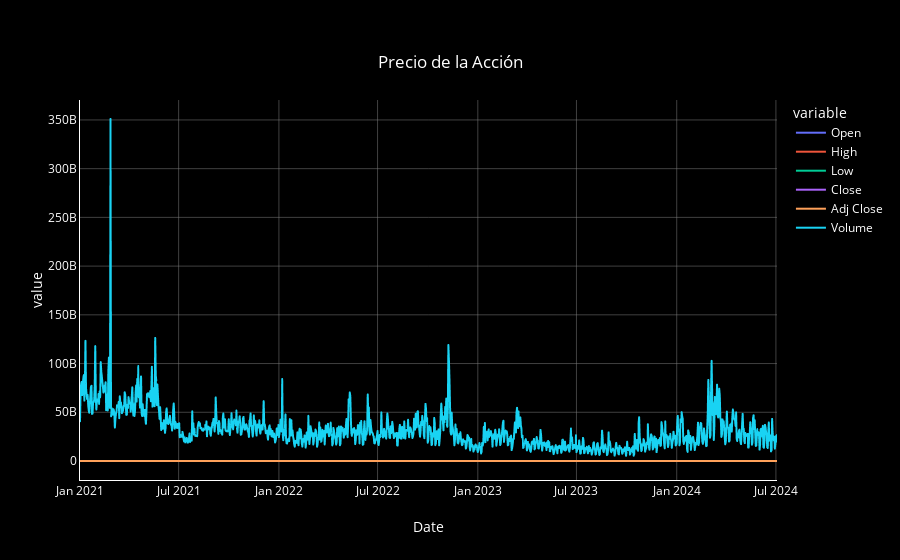

The cell this chart's notebook holds for it:
### Code cell
# Using plotly.express
import plotly.express as px


# crear lista de acciones
portfolio = ['APPL', 'MSFT', 'TSLA', 'META', 'GOOG', 'NFLX', 'SPOT', '^GSPC', '^IXIC', 'BTC-USD']
# Obtener datos históricos de una acción
data = yf.download('BTC-USD', start='2021-01-01', end=None)

data


fig = px.line(data, x=data.index, y=data.columns,
              color_discrete_sequence=px.colors.qualitative.Plotly,
              title='Precio de la Ación')
# Personalización del gráfico
fig.update_layout(
    plot_bgcolor='black',
    paper_bgcolor='black',
    font=dict(color='white'),
    title={
        'text': "Precio de la Acción",
        'y':0.9,
        'x':0.5,
        'xanchor': 'center',
        'yanchor': 'top'
    },
    xaxis=dict(
        showgrid=True,          # Mostrar la cuadrícula en el eje x
        gridcolor='gray',       # Color de las líneas de cuadrícula
        gridwidth=0.5,          # Ancho de las líneas de cuadrícula
        linecolor='white'       # Color de la línea del eje
    ),
    yaxis=dict(
        showgrid=True,          # Mostrar la cuadrícula en el eje y
        gridcolor='gray',       # Color de las líneas de cuadrícula
        gridwidth=0.5,          # Ancho de las líneas de cuadrícula
        linecolor='white'       # Color de la línea del eje
    )
)

# Mostrar el gráfico
fig.show()

### Figure 1 — Plotly figure (JSON) as saved in the notebook; plotly's stock layout.template omitted (floating-point values rounded to 4 significant figures; data arrays with more than 128 entries replaced by an {"elided": "..."} marker saying what was removed)
{"data": [{"hovertemplate": "variable=Open<br>Date=%{x}<br>value=%{y}<extra></extra>", "legendgroup": "Open", "line": {"color": "#636EFA", "dash": "solid"}, "marker": {"symbol": "circle"}, "mode": "lines", "name": "Open", "showlegend": true, "type": "scattergl", "x": {"elided": "1280 str values"}, "xaxis": "x", "y": {"elided": "1280 float values"}, "yaxis": "y"}, {"hovertemplate": "variable=High<br>Date=%{x}<br>value=%{y}<extra></extra>", "legendgroup": "High", "line": {"color": "#EF553B", "dash": "solid"}, "marker": {"symbol": "circle"}, "mode": "lines", "name": "High", "showlegend": true, "type": "scattergl", "x": {"elided": "1280 str values"}, "xaxis": "x", "y": {"elided": "1280 float values"}, "yaxis": "y"}, {"hovertemplate": "variable=Low<br>Date=%{x}<br>value=%{y}<extra></extra>", "legendgroup": "Low", "line": {"color": "#00CC96", "dash": "solid"}, "marker": {"symbol": "circle"}, "mode": "lines", "name": "Low", "showlegend": true, "type": "scattergl", "x": {"elided": "1280 str values"}, "xaxis": "x", "y": {"elided": "1280 float values"}, "yaxis": "y"}, {"hovertemplate": "variable=Close<br>Date=%{x}<br>value=%{y}<extra></extra>", "legendgroup": "Close", "line": {"color": "#AB63FA", "dash": "solid"}, "marker": {"symbol": "circle"}, "mode": "lines", "name": "Close", "showlegend": true, "type": "scattergl", "x": {"elided": "1280 str values"}, "xaxis": "x", "y": {"elided": "1280 float values"}, "yaxis": "y"}, {"hovertemplate": "variable=Adj Close<br>Date=%{x}<br>value=%{y}<extra></extra>", "legendgroup": "Adj Close", "line": {"color": "#FFA15A", "dash": "solid"}, "marker": {"symbol": "circle"}, "mode": "lines", "name": "Adj Close", "showlegend": true, "type": "scattergl", "x": {"elided": "1280 str values"}, "xaxis": "x", "y": {"elided": "1280 float values"}, "yaxis": "y"}, {"hovertemplate": "variable=Volume<br>Date=%{x}<br>value=%{y}<extra></extra>", "legendgroup": "Volume", "line": {"color": "#19D3F3", "dash": "solid"}, "marker": {"symbol": "circle"}, "mode": "lines", "name": "Volume", "showlegend": true, "type": "scattergl", "x": {"elided": "1280 str values"}, "xaxis": "x", "y": {"elided": "1280 int values"}, "yaxis": "y"}], "layout": {"font": {"color": "white"}, "legend": {"title": {"text": "variable"}, "tracegroupgap": 0}, "paper_bgcolor": "black", "plot_bgcolor": "black", "title": {"text": "Precio de la Acción", "x": 0.5, "xanchor": "center", "y": 0.9, "yanchor": "top"}, "xaxis": {"anchor": "y", "domain": [0, 1], "gridcolor": "gray", "gridwidth": 0.5, "linecolor": "white", "showgrid": true, "title": {"text": "Date"}}, "yaxis": {"anchor": "x", "domain": [0, 1], "gridcolor": "gray", "gridwidth": 0.5, "linecolor": "white", "showgrid": true, "title": {"text": "value"}}}}
